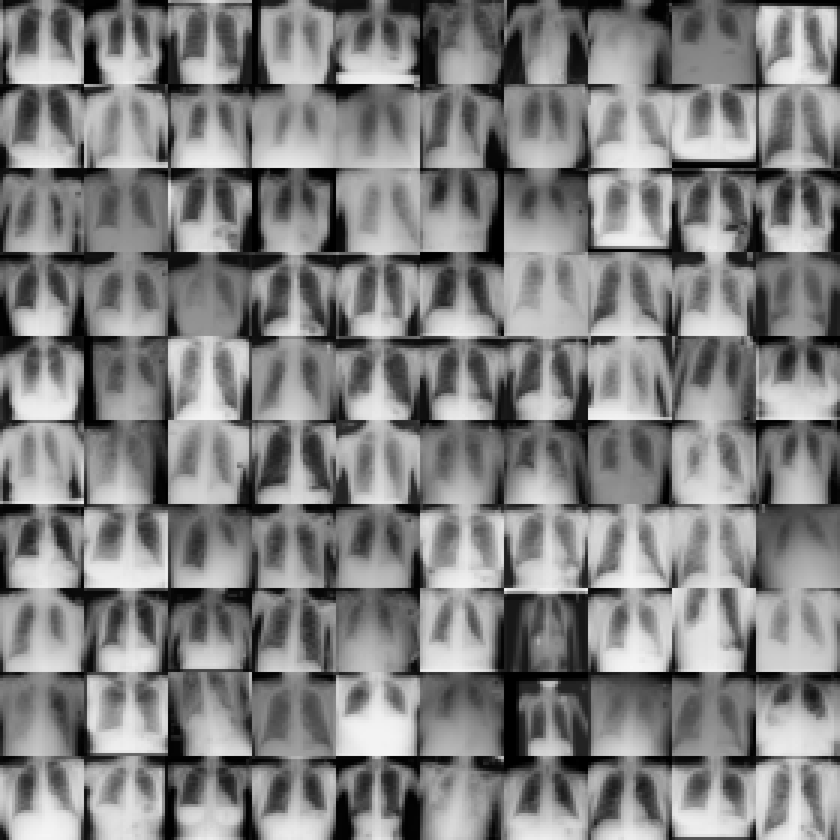
#> input picture medmnist_xray_grid.png, 840 x 840 px, shrunk from 1120 x 1120 before the run
$ jupyter execute --allow-errors hw6.ipynb
#> lines starting #> are read from the running program, lines starting #| are printed output that depends on the picture
[cell 1]
# PROBLEM 1: X-Ray Images

import PIL
from PIL import Image
import numpy as np
import matplotlib.pyplot as plt
import scipy.signal as sp
import urllib.request

# download the image
imgURL = "https://raw.githubusercontent.com/<user>/<repo>/<branch>/<path>/medmnist_xray_grid.png"

# Load it into PIL
img = Image.open("medmnist_xray_grid.png")
#> img is the input picture: PIL image 840x840 L; min 0, max 245, mean 129.5
grid = np.array(img)

# grid is 1120 x 1120 and img has 10 x 10 photos
n_rows = 10
n_cols = 10
H,W = grid.shape
#> H = 840; W = 840
h,w = int(H/n_rows), int(W/n_cols) # find dims of each photo
#> h = 84; w = 84

# change 1120 x 1120 to 10 112 10 112 for 10 tile rows and 10 tile columns and 112 pixels per photo in each dimension (row x column)
xrays = grid.reshape(n_rows, h, n_cols, w)
# change to 10 10 112 112
xrays = xrays.swapaxes(1, 2)
# flatten tile axes into one axis of 100 images 100 112 112
xrays = xrays.reshape(-1, h, w)
print(xrays.shape)
#| (100, 84, 84)

# check some images against the given image
fig, axes = plt.subplots(1,3)
axes[0].imshow(xrays[0], cmap = 'gray')
axes[1].imshow(xrays[5], cmap = 'gray')
axes[2].imshow(xrays[10], cmap = 'gray')
plt.show()
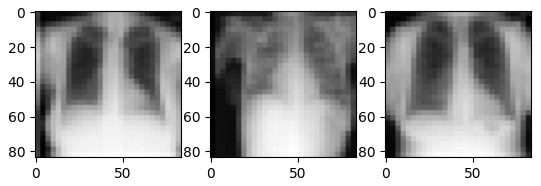
#> figure drawn by matplotlib, 3 panels

# need to flip by column pixel axis which is 3rd axis
xrays_flip = np.flip(xrays,axis = 2)

# check flipped images
fig, axes = plt.subplots(1,3)
axes[0].imshow(xrays_flip[0], cmap = 'gray')
axes[1].imshow(xrays_flip[5], cmap = 'gray')
axes[2].imshow(xrays_flip[10], cmap = 'gray')
plt.show()
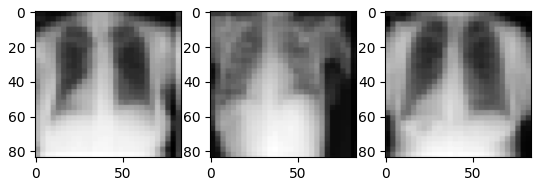
#> figure drawn by matplotlib, 3 panels

[cell 2]
# PROBLEM 2: Jane Eyre Sentiment by Chapter
import re
import urllib.request
import numpy as np
import matplotlib.pyplot as plt
import nltk
from bs4 import BeautifulSoup
from nltk.sentiment import SentimentIntensityAnalyzer
nltk.download('punkt_tab')
#> (this line was passed over: nltk is not available in this run)
nltk.download('vader_lexicon')
#> (this line was passed over: nltk is not available in this run)
